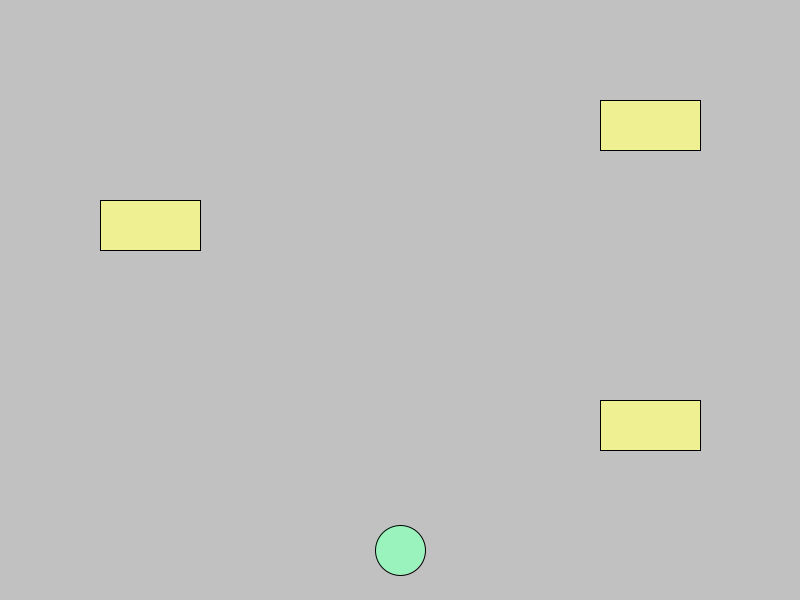
Frame 1 (no input)
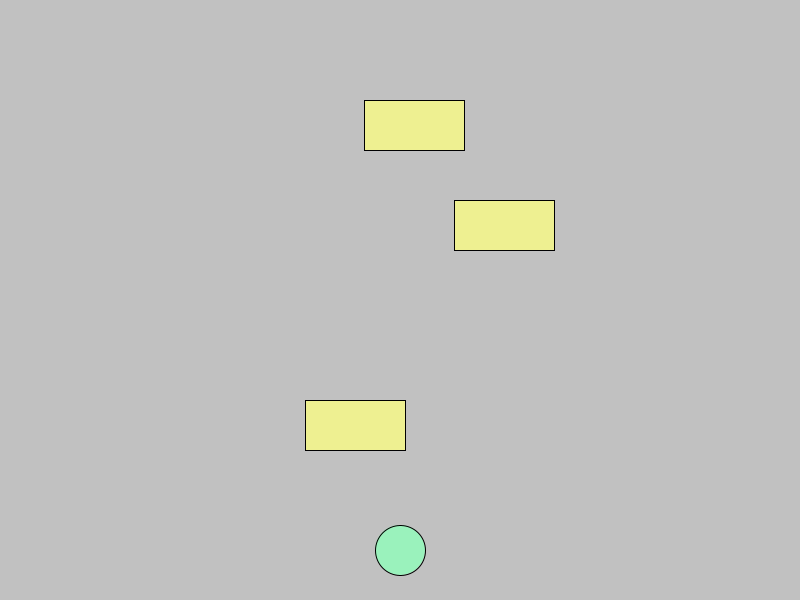
Frame 60 (the mouse pressed at the canvas centre just before this capture)
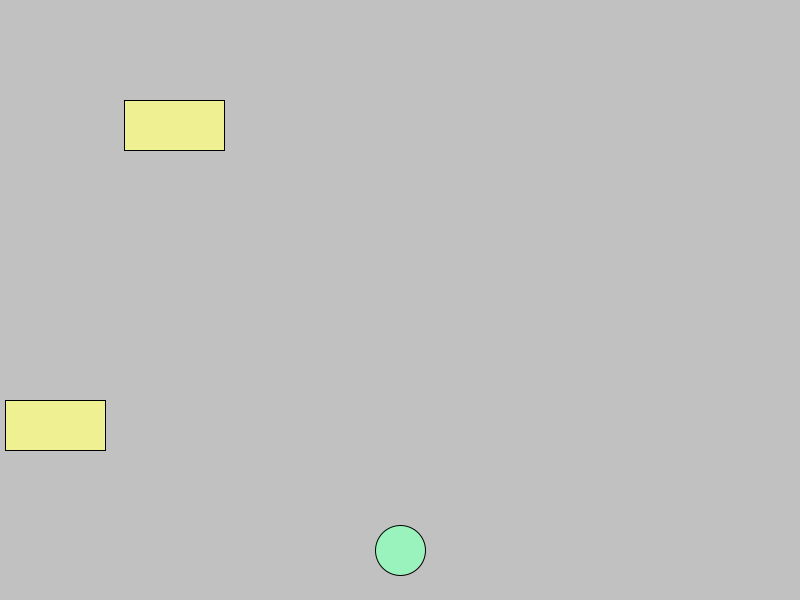
Frame 120 (the mouse held since frame 60 and released just before this capture)

The Processing sketch that drew these frames (run headless with seeded random() and noise(); from frame 60 on, the mouse is pressed at the canvas centre):

// Processing sketch: frogger
// ── frogger.pde
int x = 400;
int y = 550;

class car {
  int xcar;
  int ycar;
  int size;
  int speed;

  car (int xc, int yc, int s, int sp) {
    xcar = xc;
    size = s;
    ycar = yc;
    speed = sp;
  }

  int getX () {
    return xcar;
  }

  int getY () {
    return ycar;
  }

  int getSize () {
    return size;
  }

  void display() {
    fill(#EEF091);
    rect(xcar, ycar, size, 50);
  }

  void moveLeft() {
    xcar -= speed;
    if (xcar < -80) {
      xcar = 800;
    }
  }

  void moveRight() {
    xcar += speed;
    if (xcar > 880) {
      xcar = 0;
    }
  }
}

boolean intersects(car car) {
  if ((y > car.getY() && y < car.getY()+50) &&
    (x > car.getX() && x < car.getX()+car.getSize())) {
    return true;
  } else {
    return false;
  }
}

  car racecar1 = new car(600, 400, 100, 5);
  car racecar2 = new car(100, 200, 100, 6);
  car racecar3 = new car(600, 100, 100, 4);

  void setup() {
    size(800, 600);
  }

  void draw() {
    background(#C1C1C1);
    fill(#9AF2BC);
    ellipse(x, y, 50, 50);

    racecar1.display();
    racecar1.moveLeft();
    if (intersects(racecar1)==true) {
      x=400;
      y=550;
    }

    racecar2.display();
    racecar2.moveRight();
    if (intersects(racecar2)==true) {
      x=400;
      y=550;
    }

    racecar3.display();
    racecar3.moveLeft();
    if (intersects(racecar3)==true) {
      x=400;
      y=550;
    }

    if (y < 0) {
      x = 400;
      y = 550;
    }

    if (y > 600) {
      x = 400;
      y = 550;
    }

    if (x < 0) {
      x = 400;
      y = 550;
    }

    if (x > 800) {
      x = 400;
      y = 550;
    }
  }

  void keyPressed()
  {
    if (key == CODED) {
      if (keyCode == UP)
      {
        y -= 5;
      } else if (keyCode == DOWN)
      {
        y += 5;
      } else if (keyCode == RIGHT)
      {
        x += 5;
      } else if (keyCode == LEFT)
      {
        x -= 5;
      }
    }
  }
